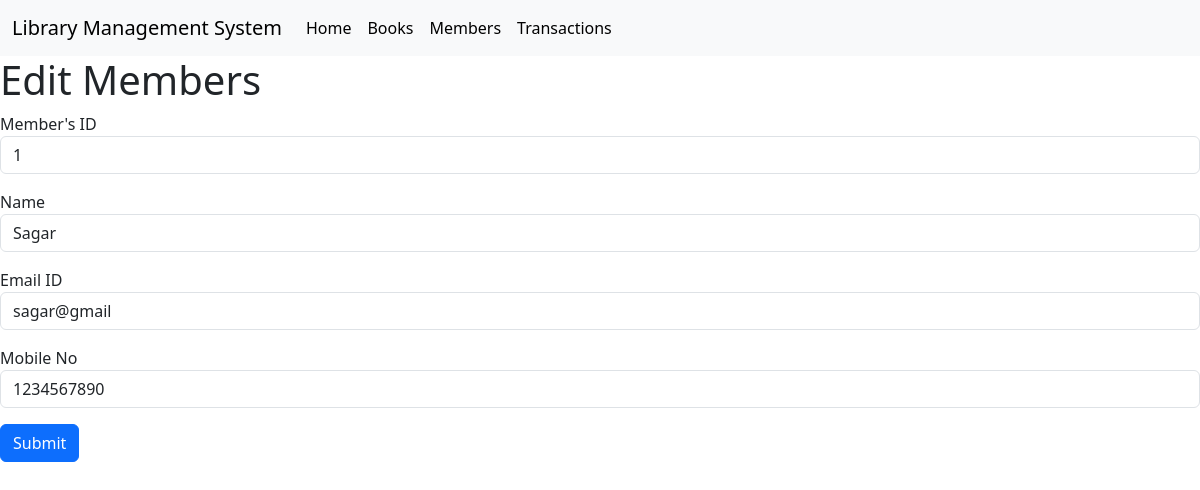
The page /edit_members?members_id=1 on the database its author committed.
### home/models.py (models this page shows, shortened)
class Members(models.Model):
    members_id = models.IntegerField(primary_key=True)
    name = models.CharField(max_length=200)
    email_id = models.CharField(max_length=200)
    mobile_no = models.BigIntegerField()
    debt = models.IntegerField(default=0)

### home/views.py (the view)
# urls.py: path('edit_members', views.edit_members_view, name='edit_members_view'),
def edit_members_view(request):
    members = Members.objects.get(members_id=request.GET.get('members_id'))
    context = {'members': members}
    return render(request, 'edit_members.html', context)

### templates/edit_members.html (shortened to what this page needs)
{% extends 'base.html' %}
{% block body %}
<h1>Edit Members</h1>
<form action="/edit_members/update" method="POST">
  <div class="mb-3">
    <label for="members_id">Member's ID</label>
    <input type="number" class="form-control" id="members_id" name="members_id" value="{{members.members_id}}" >
  </div>
  <div class="mb-3">
    <label for="name">Name</label>
    <input type="text" class="form-control" id="name" name="name" value="{{members.name}}">
  </div>
  <div class="mb-3">
    <label for="email_id">Email ID</label>
    <input type="text" class="form-control" id="email_id" name="email_id" value="{{members.email_id}}">
  </div>
  <div class="mb-3">
    <label for="mobile_no">Mobile No</label>
    <input type="text" class="form-control" id="mobile_no" name="mobile_no" value="{{members.mobile_no}}">
  </div>
  <button type="submit" class="btn btn-primary">Submit</button>
</form>
{% endblock %}

### rows shown on the page
Members: members_id "1", name "Sagar", email_id "sagar@gmail", mobile_no "1234567890"
